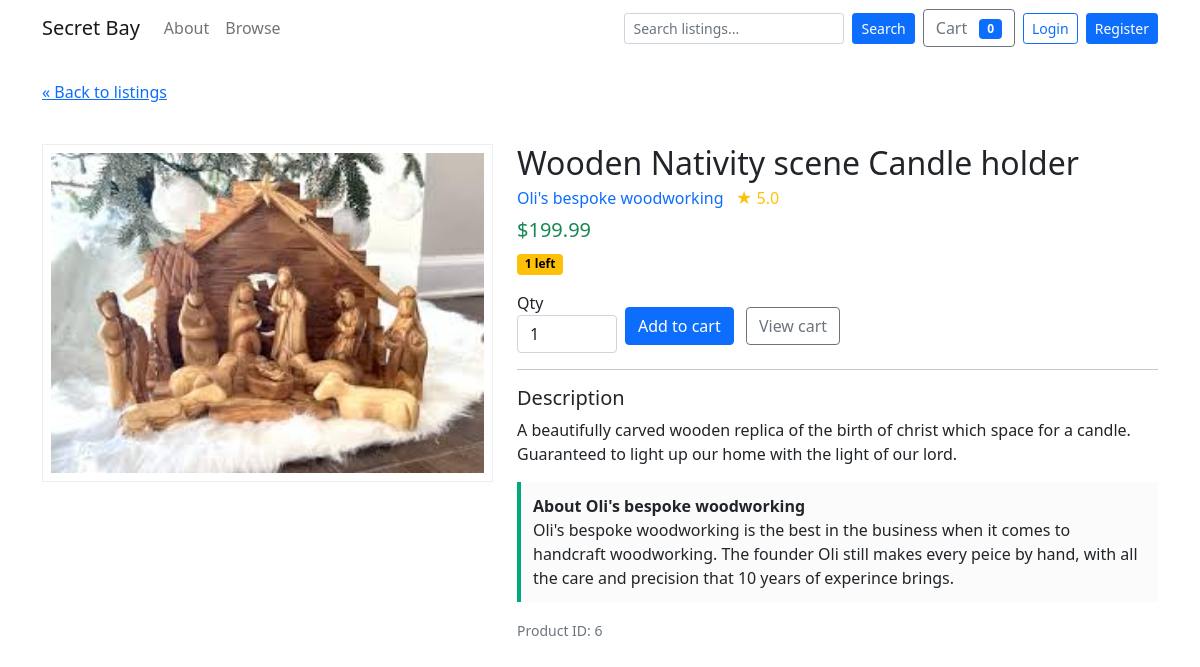
Page /product/6 on the earlier database version.
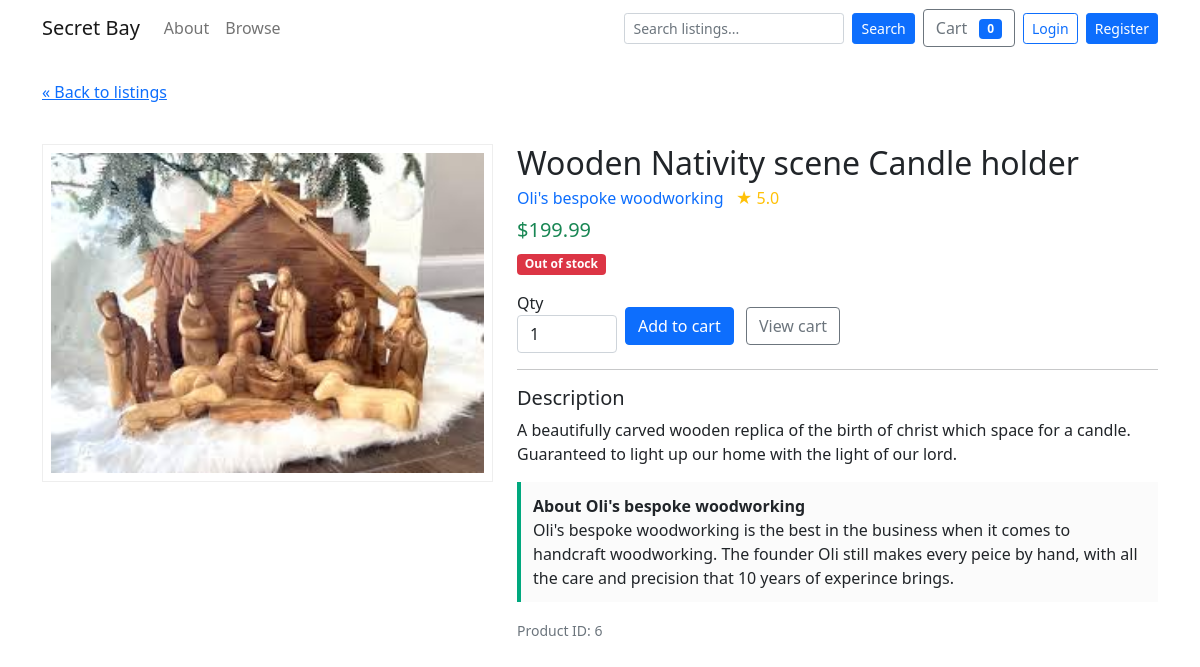
Same page on the later database version.
### tables this page shows
CREATE TABLE products (
    id INTEGER PRIMARY KEY AUTOINCREMENT,
    seller_id INTEGER,
    title TEXT NOT NULL,
    description TEXT,
    price REAL NOT NULL CHECK(price >= 0),
    stock INTEGER DEFAULT 0,
    created_at TEXT NOT NULL DEFAULT (datetime('now')), image_url TEXT,
    FOREIGN KEY(seller_id) REFERENCES users(id) ON DELETE SET NULL
);

CREATE TABLE users (
    id INTEGER PRIMARY KEY AUTOINCREMENT,
    username TEXT NOT NULL UNIQUE,
    email TEXT NOT NULL UNIQUE,
    password_hash TEXT NOT NULL,
    is_admin INTEGER NOT NULL DEFAULT 0,
    is_seller INTEGER NOT NULL DEFAULT 0,
    business_name TEXT,
    seller_description TEXT,
    rating REAL DEFAULT 0,
    total_sales INTEGER DEFAULT 0,
    created_at TEXT NOT NULL DEFAULT (datetime('now'))
, logo_url TEXT);

### app.py (the view)
@app.route('/product/<int:product_id>')
def product_detail(product_id):
    conn = get_db_connection()
    cur = conn.cursor()
    cur.execute("""
        SELECT p.id, p.title, p.description, p.price, p.stock, p.image_url,
               u.id AS seller_id, u.business_name, u.seller_description, u.rating
        FROM products p
        LEFT JOIN users u ON p.seller_id = u.id
        WHERE p.id = ?
    """, (product_id,))
    product = cur.fetchone()
    conn.close()
    if product is None:
        flash("Product not found.")
        return redirect(url_for('products'))
    return render_template('product_detail.html', product=product)

### app.py (called while the page is built, shortened)
def get_db_connection(path=DB_PATH):
    conn = sqlite3.connect(path)
    conn.row_factory = sqlite3.Row
    conn.execute("PRAGMA foreign_keys = ON;")
    return conn

@app.context_processor
def inject_user_permissions():
    uid = session.get('user_id')
    is_admin_flag = False
    return {'current_user_is_admin': is_admin_flag}

### templates/product_detail.html (shortened to what this page needs)
<!doctype html>
<html lang="en">
<head>
  <link href="https://cdn.jsdelivr.net/npm/bootstrap@5.1.3/dist/css/bootstrap.min.css" rel="stylesheet">
</head>
<body class="p-0">
  {% include 'navbar.html' %}
  <div class="container my-4">
    <a href="{{ url_for('products') }}">&laquo; Back to listings</a>
    <div class="row mt-3 g-4">
      <div class="col-md-5">
  {% if 'image_url' in product.keys() and product['image_url'] %}
          {% set img = product['image_url'] %}
          {% if img.startswith('http://') or img.startswith('https://') or img.startswith('/') %}
            <img src="{{ img }}" class="product-image" alt="{{ product['title'] }}">
          {% else %}
            <img src="{{ url_for('static', filename='img/' ~ img) }}" class="product-image" alt="{{ product['title'] }}">
          {% endif %}
        {% else %}
          <img src="https://via.placeholder.com/600x420?text=No+Image" class="product-image" alt="No image">
        {% endif %}
      </div>
      <div class="col-md-7">
        <h2 class="mb-1">{{ product['title'] }}</h2>
        <div class="mb-2 text-muted">
          <a href="{{ url_for('seller_profile', seller_id=product['seller_id']) }}" class="text-decoration-none">
            {{ product['business_name'] or 'Seller' }}
          </a>
          {% if product['rating'] %}
            <span class="ms-2 text-warning">★ {{ '%.1f'|format(product['rating']) }}</span>
          {% endif %}
        </div>
        <p class="lead text-success h4">${{ '%.2f'|format(product['price']) }}</p>
        {% if product['stock'] is not none %}
          {% if product['stock'] <= 0 %}
            <span class="badge stock-badge out">Out of stock</span>
          {% elif product['stock'] < 5 %}
            <span class="badge stock-badge low">{{ product['stock'] }} left</span>
          {% else %}
            <span class="text-muted">In stock</span>
          {% endif %}
        {% endif %}
        <div class="mt-3">
          <form action="{{ url_for('cart_add') }}" method="post" onsubmit="addToCartAjax(event);">
            <div class="row g-2 align-items-center">
              <div class="col-auto">
                <label class="form-label mb-0">Qty</label>
                <input type="number" name="quantity" value="1" min="1" class="form-control" style="width:100px;">
              </div>
              <div class="col">
                <button class="btn btn-primary mt-2" type="submit">Add to cart</button>
                <a href="{{ url_for('cart_view') }}" class="btn btn-outline-secondary mt-2 ms-2">View cart</a>
              </div>
            </div>
          </form>
        </div>
        {% if product['description'] %}
          <hr>
          <h5>Description</h5>
          <p>{{ product['description'] }}</p>
        {% endif %}
        {% if product['seller_description'] %}
          <div class="company-statement">
            <strong>About {{ product['business_name'] or 'the seller' }}</strong>
            <p class="mb-0">{{ product['seller_description'] }}</p>
          </div>
        {% endif %}
        <div class="mt-3">
          <small class="text-muted">Product ID: {{ product['id'] }}</small>
        </div>
      </div>
    </div>
  </div>
</body>
</html>

### templates/navbar.html (shortened to what this page needs)
<nav class="navbar navbar-expand-lg navbar-light bg-white mb-3" aria-label="Main navigation">
  <div class="container">
    <a class="navbar-brand" href="/">Secret Bay</a>
    <div class="collapse navbar-collapse" id="mainNav">
      <ul class="navbar-nav me-auto mb-2 mb-lg-0">
        <li class="nav-item"><a class="nav-link" href="/about">About</a></li>
  <li class="nav-item"><a class="nav-link" href="/products">Browse</a></li>
      </ul>
      <div class="d-flex align-items-center gap-2">
        <form class="d-flex" action="{{ url_for('products') }}" method="get" style="min-width:220px;">
          <input name="search" class="form-control form-control-sm me-2" type="search" placeholder="Search listings..." aria-label="Search" value="{{ request.args.get('search','') }}">
          <button class="btn btn-sm btn-primary" type="submit">Search</button>
        </form>
        <a href="{{ url_for('cart_view') }}" class="btn btn-outline-secondary position-relative">
          Cart <span id="cart-count" class="badge bg-primary ms-2">0</span>
        </a>
        {% if session.get('username') %}
          <div class="text-end">
            <div>Logged in as <strong>{{ session['username'] }}</strong></div>
            <a href="{{ url_for('logout') }}" class="small">Log out</a>
          </div>
        {% else %}
          <div>
            <a href="{{ url_for('login') }}" class="btn btn-sm btn-outline-primary me-1">Login</a>
            <a href="{{ url_for('register') }}" class="btn btn-sm btn-primary">Register</a>
          </div>
        {% endif %}
      </div>
    </div>
  </div>
</nav>

### templates/product_detail.html (style rules this page uses)
.product-image { max-height: 420px; object-fit: contain; width:100%; background:#fff; border:1px solid #eee; padding:8px; }
.company-statement { background:#fbfbfb; border-left:4px solid #00a87e; padding:12px; margin-top:12px; }
.stock-badge.out { background:#dc3545; color:#fff; }

Differences in the rows shown:
changed products "Wooden Nativity scene Candle holder": stock "1" → (not shown)
Other differences:
text no longer shown: "left"
text now shown: "Out of stock"
